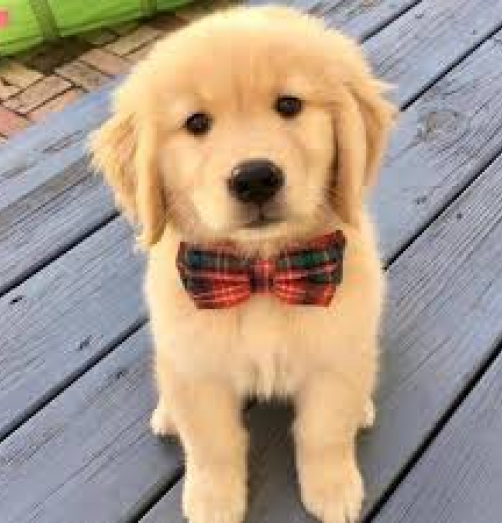
#> input picture Proyecto Reinoso-Revelo/03-funcionalidad/perrito.png, 502 x 523 px, found by its file name; its folder holds 6 pictures in this run
$ python -i 'proyecto 3.py'   (imports and definitions only)   (older library calls are emulated)
#> lines starting #> are read from the running program, lines starting #| are printed output that depends on the picture; pictures that were not available may be replaced by others from this repository, and a replacement may not be noted
#!/usr/bin/env python3
# -*- coding: utf-8 -*-
"""
Created on Fri Sep 18 21:56:20 2020

@author: dev-16
"""

from tkinter import *    # Carga módulo tk (widgets estándar)
from tkinter import ttk  # Carga ttk (para widgets nuevos 8.5+)
import tkinter as tk
import tkinter.font as tkFont
from PIL import ImageTk, Image
import sys
from tkinter import filedialog as fd
from PIL import Image, ImageChops, ImageEnhance, ImageOps, ImageColor, ImageDraw

class Aplicacion():
    # [18 lines left out: function __init__, not called in this run]
def main():
    mi_app = Aplicacion()
    return 0

# [386 lines left out: functions abrir_imagen, dimensiones, callback, callback2, cortar, corte_cuadrado and 13 more, not called in this run]

def ScrollAll(event):
    canvas1.configure(scrollregion=(0,0,650,650),width=400,height=60,bg='white')

# [114 lines left out: functions luz, contraste, saturacion, temperatura, ic, bn and 2 more, not called in this run]

def superposicion():
    #nombrearch=fd.askopenfilename(initialdir = "/",title = "Seleccione archivo",filetypes = (("png files","*.png"),("todos los archivos","*.*")))
    #if nombrearch!='':
    global pantallaSuperpo
    pantallaSuperpo = tk.Toplevel()
    pantallaSuperpo.geometry('400x520')
    pantallaSuperpo.title('')
    pantallaSuperpo.configure(bg = 'white')
    image2 = Image.open("/home/dev-16/Documentos/Universidad/Python-Revelo-Karla/py-revelo-herrera-karla-michelle/perrito.png")
#> image2 is the input picture: PIL image 502x523 RGB; mean R, G, B 171.2, 153.8, 137.1
    image2 = image2.resize((400, 410), Image.ANTIALIAS)
#> image2: PIL image 400x410 RGB
    image1 = ImageTk.PhotoImage(image2)
    background_label = Label(pantallaSuperpo, image=image1)
    background_label.image=image1
    background_label.place(x=0, y=60, height=385, width=400)
    fontStyle = tkFont.Font(family="Arial", size=10, weight = 'bold')
    botonAtras = tk.Button(pantallaSuperpo, text='ATRAS', font=fontStyle, bg = 'white', fg = 'black',
              height = 2, width=10, command = pantallaSuperpo.destroy).place(x=0, y=0)
    botonAceptar = tk.Button(pantallaSuperpo, text='ACEPTAR', font=fontStyle, bg = 'white', fg = 'black',
              height = 2, width=10).place(x=310, y=0)

    img = Image.open('icono_cuadrado.png')
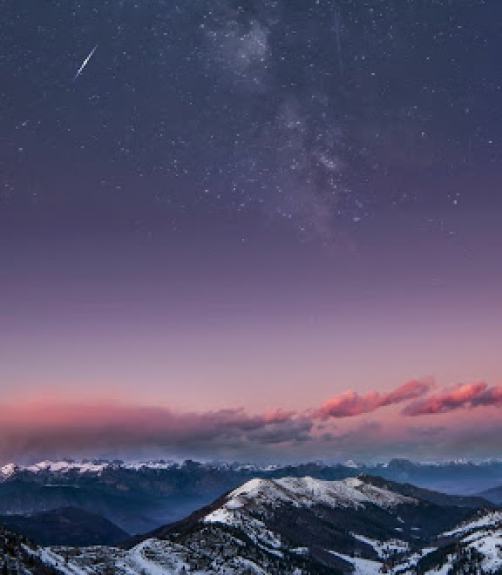
#> input picture Proyecto Reinoso-Revelo/03-funcionalidad/fondo.png, 502 x 575 px, given in place of icono_cuadrado.png, which was not available
#> img is the input picture: PIL image 502x575 RGB; mean R, G, B 89, 83.7, 111.2
    img = img.resize((56, 56), Image.ANTIALIAS) # Redimension (Alto, Ancho)
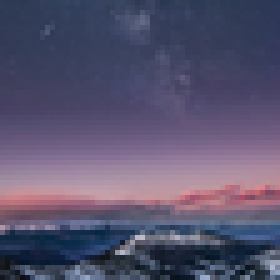
#> img: PIL image 56x56 RGB (shown 5 times larger); mean R, G, B 89, 83.7, 111.2
    iconoCuadrado = ImageTk.PhotoImage(img)
    bCuadrado = Button(pantallaSuperpo, font=fontStyle, bg = 'white', fg = 'black',
              height = 50, width=60, image=iconoCuadrado,
              compound="right", command = s_cuadrado)
    bCuadrado.image = iconoCuadrado
    bCuadrado.place(x=0, y=460)

    img1 = Image.open('icono_ovalo.png')
    img1 = img1.resize((30, 40), Image.ANTIALIAS) # Redimension (Alto, Ancho)
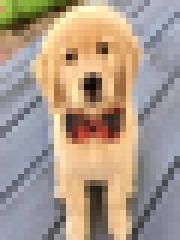
#> img1: PIL image 30x40 RGB (shown 6 times larger); mean R, G, B 171.1, 153.9, 137.2
    iconoOvalo = ImageTk.PhotoImage(img1)
    bOvalo = tk.Button(pantallaSuperpo, font=fontStyle, bg = 'white', fg = 'black',
              height = 50, width=60, image=iconoOvalo,
              compound="right", command = s_ovalo)
    bOvalo.image = iconoOvalo
    bOvalo.place(x=68, y=460)

    img2 = Image.open('icono_triangulo.png')
    img2 = img2.resize((40, 40), Image.ANTIALIAS) # Redimension (Alto, Ancho)
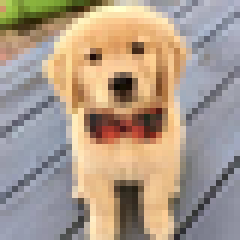
#> img2: PIL image 40x40 RGB (shown 6 times larger); mean R, G, B 171.1, 153.9, 137.1
    iconoTriangulo = ImageTk.PhotoImage(img2)
    bTriangulo = tk.Button(pantallaSuperpo, font=fontStyle, bg = 'white', fg = 'black',
              height = 50, width=60, image=iconoTriangulo,
              compound="right", command = s_triangulo)
    bTriangulo.image = iconoTriangulo
    bTriangulo.place(x=136, y=460)

#> (the run stopped early here; a loop or call above may not have finished)
